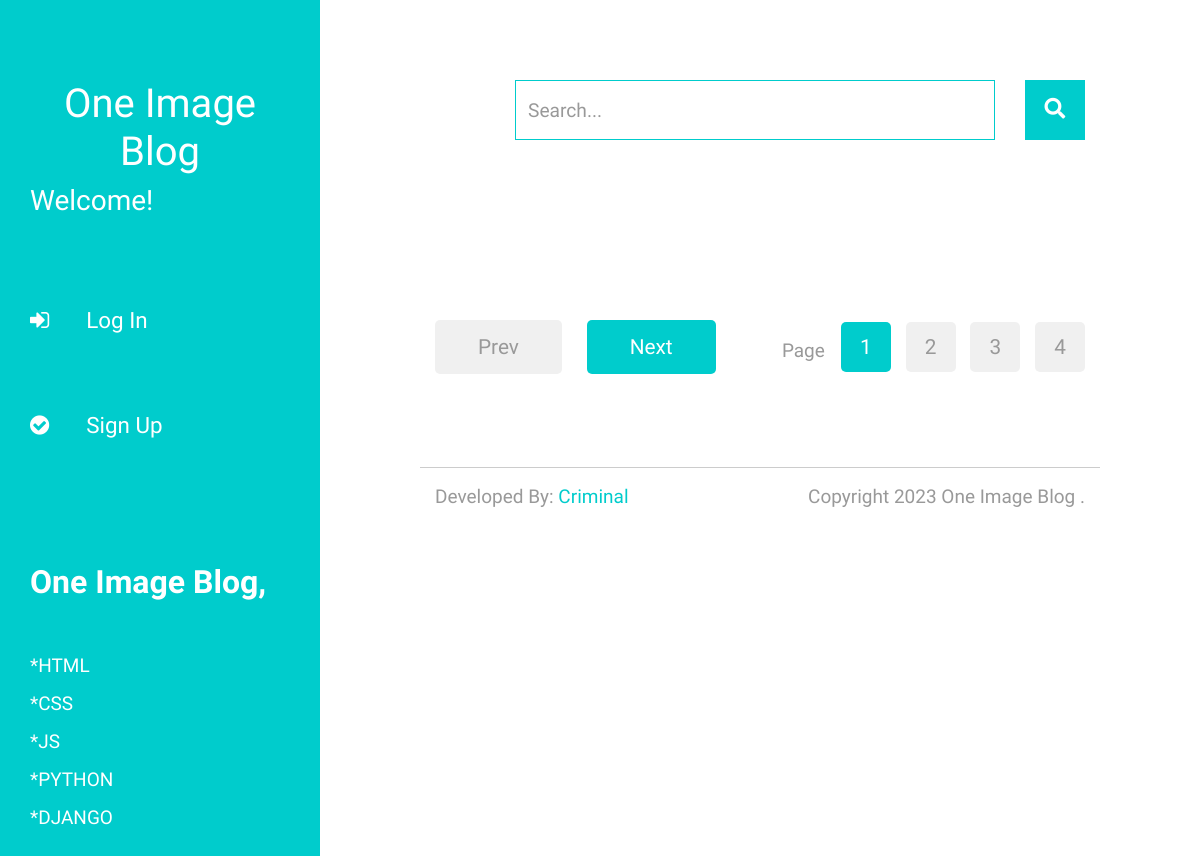
The page /blogs/specific/10 on the database as committed earlier.
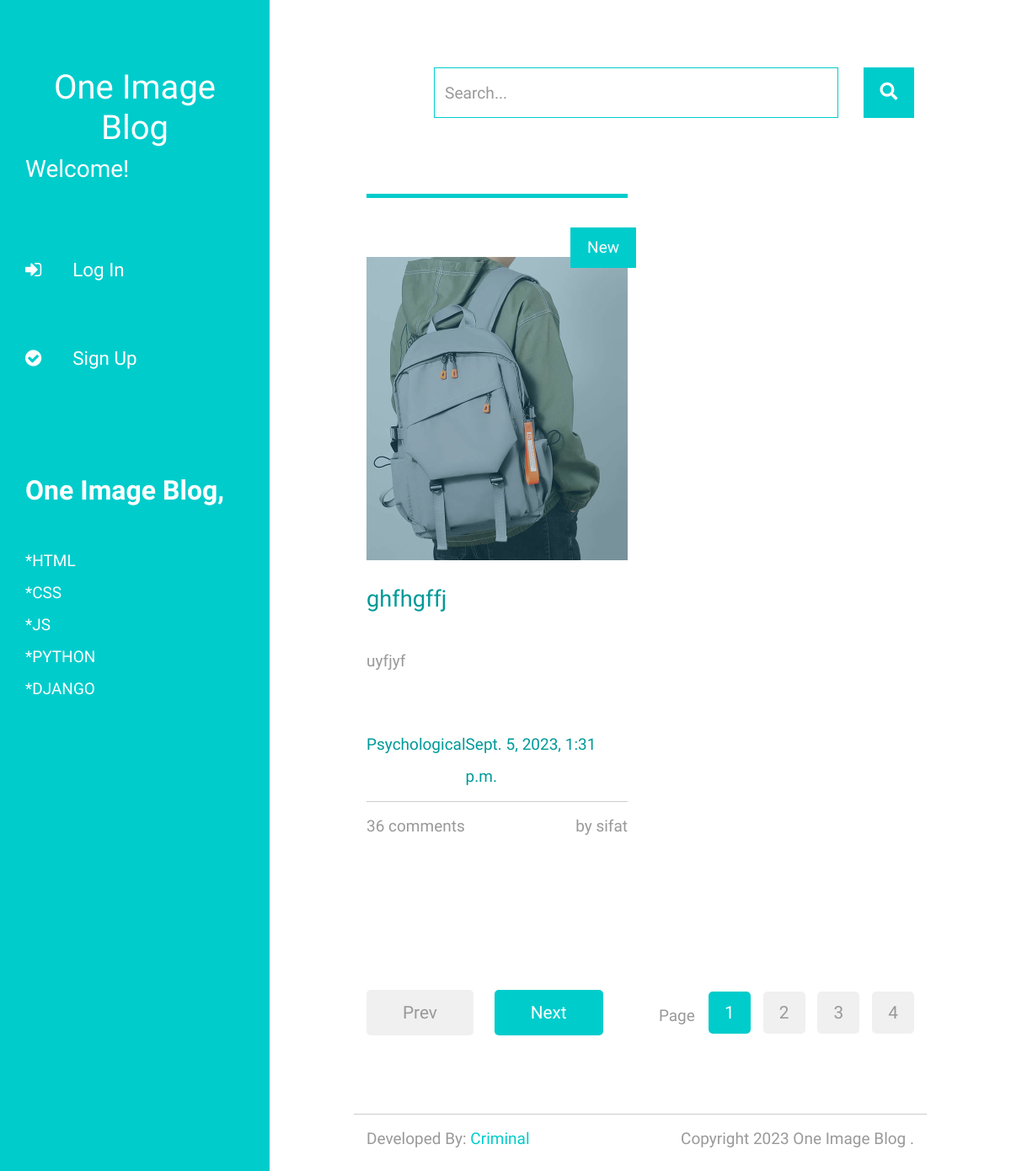
The same page on the database as committed later.
### blogs/models.py (models this page shows, shortened)
class blogs(models.Model):
    blog_title      = models.CharField(max_length=200, unique=True)
    slug            = models.SlugField(max_length=200, unique=True)
    images          = models.ImageField(upload_to='photos/chobi',blank=False)
    description     = models.TextField(max_length=5000, blank=False)
    category        = models.ForeignKey(Category, on_delete=models.CASCADE)
    created_date    = models.DateTimeField(auto_now_add=True)
    modified_date   = models.DateTimeField(auto_now=True)
    rating = models.IntegerField(null=True, default=0)
    numrating = models.IntegerField(null=True, default=0)
    avg = models.IntegerField(null=True, default=0)
    user = models.ForeignKey(User,on_delete=models.CASCADE,null=True)

### category/models.py (models this page shows, shortened)
class Category(models.Model):
    category_name = models.CharField(max_length=50, unique=True)
    slug = models.SlugField(max_length=100, unique=True)
    class Meta:
        verbose_name = 'category'
        verbose_name_plural = 'categories'

### blogs/views.py (the view)
# urls.py: path('specific/<int:catid>',views.specific,name='specific'),
def specific(request,catid):
    categories = Category.objects.get(id = catid)
    blog = blogs.objects.filter(category = categories).order_by('-avg')
    return render(request,"blogs/specificCat.html",{'blogs':blog})

### blogs/templates/blogs/specificCat.html (shortened to what this page needs)
{% extends 'base.html' %}
{% load static %}
{% block content %}
        <div class="row tm-row">
            <div class="col-12">
                <form method="GET" class="form-inline tm-mb-80 tm-search-form">
                    <input class="form-control tm-search-input" name="query" type="text" placeholder="Search..." aria-label="Search">
                    <button class="tm-search-button" type="submit">
                        <i class="fas fa-search tm-search-icon" aria-hidden="true"></i>
                    </button>
                </form>
            </div>
        </div>
        <div class="row tm-row">
            {% for blog in blogs %}
            <article class="col-12 col-md-6 tm-post">
                <hr class="tm-hr-primary">
                {% if user.id %}
                <a href="{% url 'details' blog.id %}" class="effect-lily tm-post-link tm-pt-60">
                    <div class="tm-post-link-inner">
                        <img src="{{ blog.images.url }}" alt="Image" class="img-fluid">
                    </div>
                    <span class="position-absolute tm-new-badge">New</span>
                    <h2 class="tm-pt-30 tm-color-primary tm-post-title">{{ blog.blog_title }}</h2>
                </a>
                {% else %}
                <a href="{% url 'login' %}" class="effect-lily tm-post-link tm-pt-60">
                    <div class="tm-post-link-inner">
                        <img src="{{ blog.images.url }}" alt="Image" class="img-fluid">
                    </div>
                    <span class="position-absolute tm-new-badge">New</span>
                    <h2 class="tm-pt-30 tm-color-primary tm-post-title">{{ blog.blog_title }}</h2>
                </a>
                {% endif %}
                <p class="tm-pt-30">
                    {{ blog.description }}
                </p>
                <div class="d-flex justify-content-between tm-pt-45">
                    <span class="tm-color-primary">{{ blog.category.category_name }}</span>
                    <span class="tm-color-primary">{{ blog.created_date }}</span>
                </div>
                <hr>
                <div class="d-flex justify-content-between">
                    <span>36 comments</span>
                    <span>by {{ blog.user.username }}</span>
                </div>
            </article>
            {% endfor %}
        </div>
        <div class="row tm-row tm-mt-100 tm-mb-75">
            <div class="tm-prev-next-wrapper">
                <a href="#" class="mb-2 tm-btn tm-btn-primary tm-prev-next disabled tm-mr-20">Prev</a>
                <a href="#" class="mb-2 tm-btn tm-btn-primary tm-prev-next">Next</a>
            </div>
            <div class="tm-paging-wrapper">
                <span class="d-inline-block mr-3">Page</span>
                <nav class="tm-paging-nav d-inline-block">
                    <ul>
                        <li class="tm-paging-item active">
                            <a href="#" class="mb-2 tm-btn tm-paging-link">1</a>
                        </li>
                        <li class="tm-paging-item">
                            <a href="#" class="mb-2 tm-btn tm-paging-link">2</a>
                        </li>
                        <li class="tm-paging-item">
                            <a href="#" class="mb-2 tm-btn tm-paging-link">3</a>
                        </li>
                        <li class="tm-paging-item">
                            <a href="#" class="mb-2 tm-btn tm-paging-link">4</a>
                        </li>
                    </ul>
                </nav>
            </div>
        </div>
{% endblock content %}

Rows that differ between the two databases and show on the page:
added blogs: images (picture), blog_title "ghfhgffj", description "uyfjyf", category.category_name "Psychological", created_date "Sept. 5, 2023, 1:31 p.m.", user.username "sifat"
